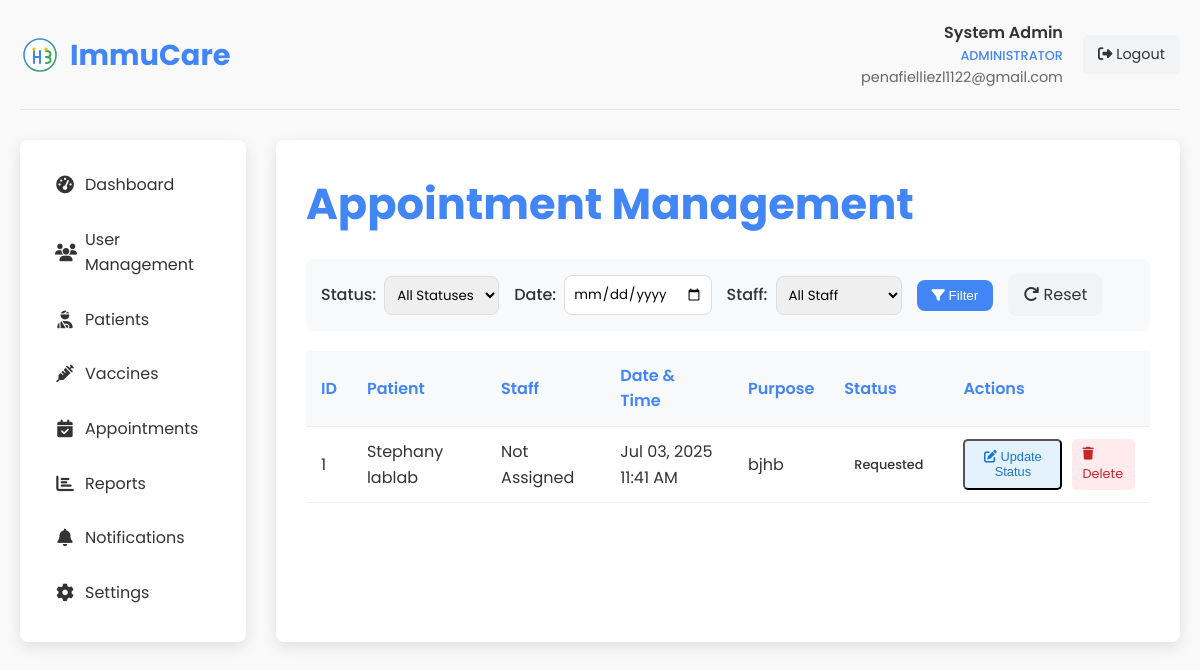
/admin_appointments.php (signed in), run on an earlier commit of the app's database.
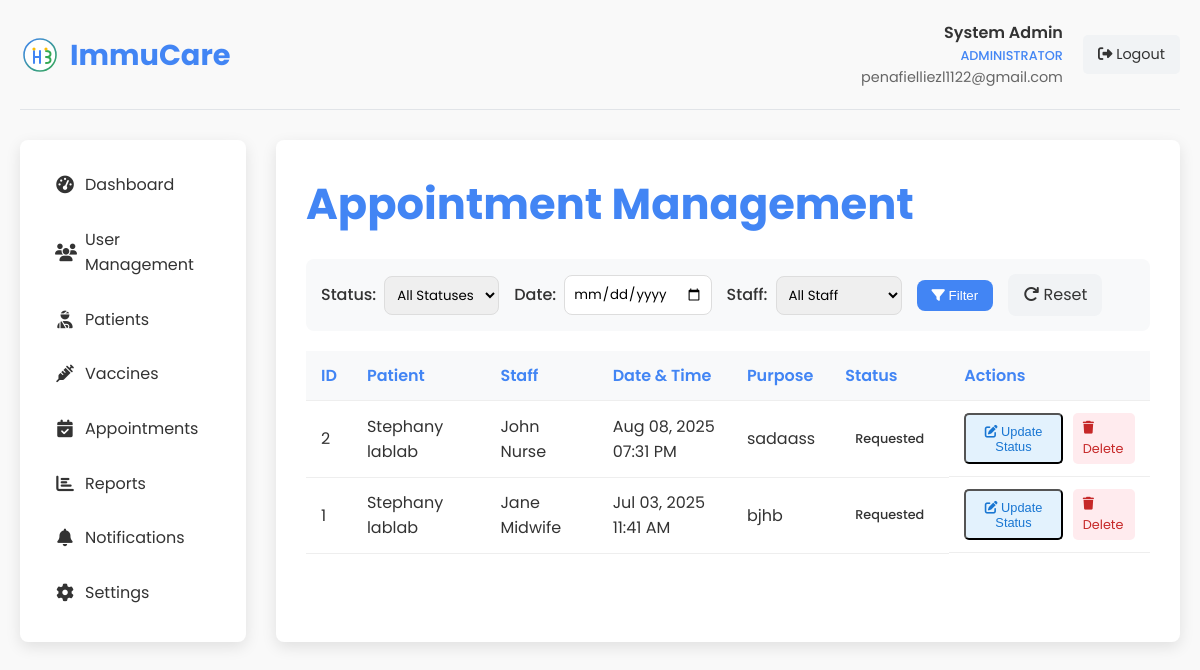
And on a later commit of the database.
### tables this page shows
CREATE TABLE `appointments` (
  `id` int(11) NOT NULL,
  `patient_id` int(11) NOT NULL,
  `staff_id` int(11) DEFAULT NULL,
  `appointment_date` datetime NOT NULL,
  `vaccine_id` int(11) DEFAULT NULL,
  `purpose` varchar(255) NOT NULL,
  `status` enum('requested','confirmed','completed','cancelled','no_show') DEFAULT 'requested',
  `notes` text DEFAULT NULL,
  `transaction_id` varchar(100) DEFAULT NULL,
  `transaction_number` varchar(50) DEFAULT NULL,
  `created_at` datetime NOT NULL,
  `updated_at` timestamp NOT NULL DEFAULT current_timestamp() ON UPDATE current_timestamp()
);

CREATE TABLE `users` (
  `id` int(11) NOT NULL,
  `role_id` int(11) NOT NULL DEFAULT 4,
  `user_type` enum('admin','midwife','nurse','patient') NOT NULL DEFAULT 'patient',
  `name` varchar(100) NOT NULL,
  `email` varchar(100) NOT NULL,
  `phone` varchar(20) NOT NULL,
  `password` varchar(255) NOT NULL,
  `otp` varchar(6) DEFAULT NULL,
  `otp_expiry` datetime DEFAULT NULL,
  `is_active` tinyint(1) DEFAULT 1,
  `last_login` datetime NOT NULL,
  `created_at` datetime NOT NULL,
  `updated_at` timestamp NOT NULL DEFAULT current_timestamp() ON UPDATE current_timestamp()
);

### admin_appointments.php (the view, shortened to what the changed rows need)
<?php
$conn = new mysqli(DB_HOST, DB_USER, DB_PASS, DB_NAME);
$query = "SELECT a.*,
         CONCAT(p.first_name, ' ', p.last_name) as patient_name,
         p.phone_number as patient_phone,
         u.name as staff_name,
         u.user_type as staff_type,
         v.name as vaccine_name
         FROM appointments a
         LEFT JOIN patients p ON a.patient_id = p.id
         LEFT JOIN users u ON a.staff_id = u.id
         LEFT JOIN vaccines v ON a.vaccine_id = v.id
         WHERE 1=1";
$query .= " ORDER BY a.appointment_date DESC";
$stmt = $conn->prepare($query);
$stmt->execute();
$appointments_result = $stmt->get_result();
?>
<!DOCTYPE html>
<html lang="en">
<head>
    <link rel="stylesheet" href="styles.css">
    <link rel="stylesheet" href="https://cdnjs.cloudflare.com/ajax/libs/font-awesome/6.4.0/css/all.min.css">
</head>
<body>
    <div class="dashboard-container">
        <div class="dashboard-header">
            <div class="dashboard-logo">
                <h1>ImmuCare</h1>
            </div>
        </div>
        <div class="dashboard-content">
            <div class="main-content">
                <div class="page-title">
                    <h2>Appointment Management</h2>
                </div>
                <div class="appointments-list">
                    <table class="appointments-table">
                        <thead>
                            <tr>
                                <th>ID</th>
                                <th>Patient</th>
                                <th>Staff</th>
                                <th>Date & Time</th>
                                <th>Purpose</th>
                                <th>Status</th>
                                <th>Actions</th>
                            </tr>
                        </thead>
                        <tbody>
                            <?php if ($appointments_result && $appointments_result->num_rows > 0): ?>
                                <?php while ($appointment = $appointments_result->fetch_assoc()): ?>
                                    <tr>
                                        <td><?php echo $appointment['id']; ?></td>
                                        <td><?php echo htmlspecialchars($appointment['patient_name']); ?></td>
                                        <td><?php echo htmlspecialchars($appointment['staff_name'] ?? 'Not Assigned'); ?></td>
                                        <td><?php echo date('M d, Y h:i A', strtotime($appointment['appointment_date'])); ?></td>
                                        <td><?php echo htmlspecialchars($appointment['purpose']); ?></td>
                                        <td>
                                            <span class="appointment-status status-<?php echo $appointment['status']; ?>">
                                                <?php echo ucfirst($appointment['status']); ?>
                                            </span>
                                        </td>
                                        <td class="action-buttons">
                                            <button type="button" class="btn-edit" onclick="openStatusModal(<?php echo $appointment['id']; ?>, '<?php echo $appointment['status']; ?>', '<?php echo htmlspecialchars($appointment['notes'] ?? '', ENT_QUOTES); ?>')">
                                                <i class="fas fa-edit"></i> Update Status
                                            </button>
                                            <a href="?action=delete&id=<?php echo $appointment['id']; ?>" class="btn-delete" onclick="return confirm('Are you sure you want to delete this appointment?');">
                                                <i class="fas fa-trash"></i> Delete
                                            </a>
                                        </td>
                                    </tr>
                                <?php endwhile; ?>
                            <?php else: ?>
                                <tr>
                                    <td colspan="8" style="text-align: center;">No appointments found.</td>
                                </tr>
                            <?php endif; ?>
                        </tbody>
                    </table>
                </div>
            </div>
        </div>
    </div>
</body>
</html>

What changed in the data, as far as the page shows it:
added appointments: id "2", patient_name "Stephany lablab", staff.name "John Nurse", appointment_date "Aug 08, 2025 07:31 PM", purpose "sadaass", status "Requested"
changed appointments "bjhb": staff.name "Not Assigned" → "Jane Midwife"
